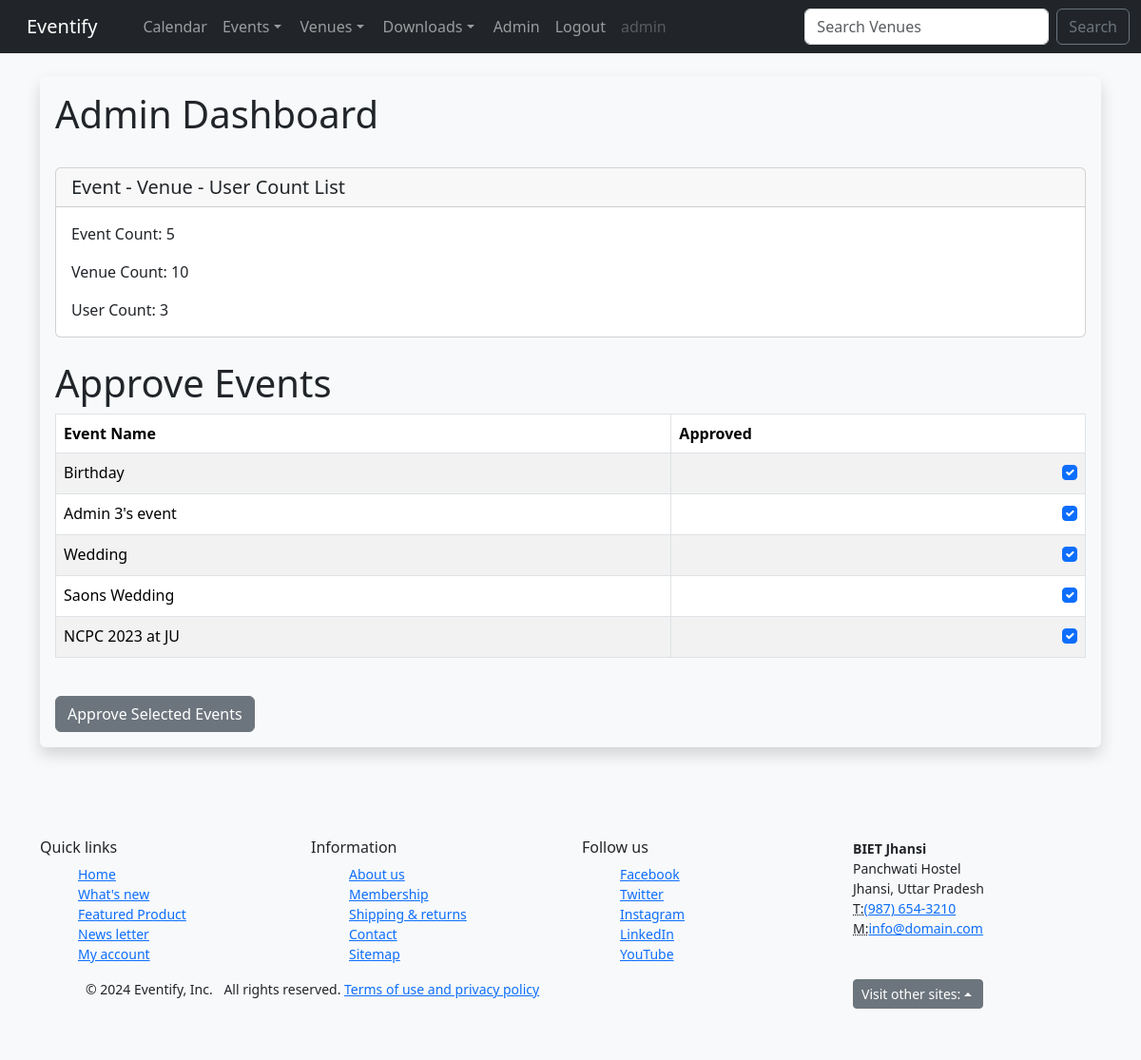
Screenshot of /admin_approval (signed in) with the database file from the repository.
### events/models.py (models this page shows, shortened)
class Event(models.Model):
    name = models.CharField('Event Name', max_length=120)
    event_date = models.DateTimeField('Event Date')
    venue = models.ForeignKey(Venue, blank=True, null=True, on_delete=models.CASCADE)
    manager = models.ForeignKey(User, blank=True, null=True, on_delete=models.SET_NULL)
    description = models.TextField(blank=True)
    attendees = models.ManyToManyField(User, blank=True, related_name='event_attendees')
    approved = models.BooleanField('Approved', default=False)
    def __str__(self):
        return self.name

### events/views.py (the view)
# urls.py: path('admin_approval', views.admin_approval, name='admin-approval'),
def admin_approval(request):
    event_count = Event.objects.all().count()
    venue_count = Venue.objects.all().count()
    user_count = User.objects.all().count()
    event_list = Event.objects.all().order_by('-event_date')
    if request.user.is_superuser:
        if request.method == 'POST':
            id_list = request.POST.getlist('boxes')
            for event in event_list:
                event.approved = False
                event.save()
            for i in id_list:
                event = Event.objects.get(pk=int(i))
                event.approved = True
                event.save()
            messages.success(request, ('Event has been updated!'))
            return HttpResponseRedirect('/events')
        else:
            return render(request, 'events/admin_approval.html', {'event_list': event_list, 'event_count': event_count, 'venue_count': venue_count, 'user_count': user_count})
    else:
        messages.error(request, ('You are not authorized to view this page!'))
        return HttpResponseRedirect('/events')

### events/templates/events/admin_approval.html (shortened to what this page needs)
{% extends "events/base.html" %}
{% block content %}
{% if user.is_authenticated %}
<div class="shadow p-3 mb-5 bg-body-tertiary rounded">
<form action="" method="POST">
    <h1>Admin Dashboard</h1>
    <br>
        <div class="card">
            <h5 class="card-header">Event - Venue - User Count List</h5>
            <div class="card-body">
              <p class="card-text">Event Count: {{ event_count }}</p>
              <p class="card-text">Venue Count: {{ venue_count }}</p>
              <p class="card-text">User Count: {{ user_count }}</p>
            </div>
        </div>
    <br>
    <h1>Approve Events</h1>
    <table class="table table-striped table-hover table-bordered">
        <thead>
            <tr>
              <th scope="col">Event Name</th>
              <th scope="col">Approved</th>
            </tr>
          </thead>
          <tbody>
            {% for event in event_list %}
                <tr>
                    <td>{{ event }}</td>
                    <td>
                        {% if event.approved %}
                            <div class="form-check">
                                <input class="form-check-input" type="checkbox" checked="checked" value={{ event.id }} name="boxes">
                            </div>
                        {% else %}
                            <div class="form-check">
                                <input class="form-check-input" type="checkbox" value={{ event.id }} name="boxes">
                            </div>
                        {% endif %}
                    </td>
                </tr>
            {% endfor %}
      </table>
    <br>
    <button type="submit" class="btn btn-secondary">Approve Selected Events</button>
</form>
</div>
{% endif %}
{% endblock %}

### events/templates/events/navbar.html (shortened to what this page needs)
<nav class="navbar navbar-expand-lg navbar-dark bg-dark">
    <div class="container-fluid">
      <a class="navbar-brand" href="{% url 'home' %}">Eventify</a>
      <div class="collapse navbar-collapse" id="navbarSupportedContent">
        <ul class="navbar-nav mb-2 mb-lg-0">
          <li class="nav-item">
            <a class="nav-link" href="{% url 'home' 2024 'August' %}">Calendar</a>
          </li>
          <li class="nav-item dropdown">
            <a class="nav-link dropdown-toggle" href="#" role="button" data-bs-toggle="dropdown" aria-expanded="false">
              Events
            </a>
          </li>
          <li class="nav-item dropdown">
            <a class="nav-link dropdown-toggle" href="#" role="button" data-bs-toggle="dropdown" aria-expanded="false">
              Venues
            </a>
          </li>
          <li class="nav-item dropdown">
            <a class="nav-link dropdown-toggle" href="#" role="button" data-bs-toggle="dropdown" aria-expanded="false">
              Downloads
            </a>
          </li>
          {% if user.is_authenticated %}
            {% if user.is_superuser %}
              <li class="nav-item">
                <a class="nav-link" href="{% url 'admin-approval' %}">Admin</a>
              </li>
            {% endif %}
          {% endif %}
          {% if user.is_authenticated %}
          <li class="nav-item">
            <a class="nav-link" href="{% url 'logout' %}">Logout</a>
          </li>
          {% endif %}
          <li class="nav-item">
            <a class="nav-link disabled" href="#">{{ user }}</a>
          </li>
        </ul>
        <form class="d-flex me-auto" role="search" method=POST action="{% url 'search-venues' %}">
          <input class="form-control me-2" type="search" placeholder="Search Venues" aria-label="Search" name="searched">
          <button class="btn btn-outline-secondary me-2" type="submit">Search</button>
        </form>
      </div>
    </div>
</nav>

### events/templates/events/base.html (style rules this page uses)
body { background-color: #f8f9fa; }

### rows the page displays
Event: name "Birthday"
Event: name "Admin 3's event"
Event: name "Wedding"
Event: name "Saons Wedding"
Event: name "NCPC 2023 at JU"

### other values shown
{{ user }} "admin"
{{ event_count }} "5"
{{ venue_count }} "10"
{{ user_count }} "3"
